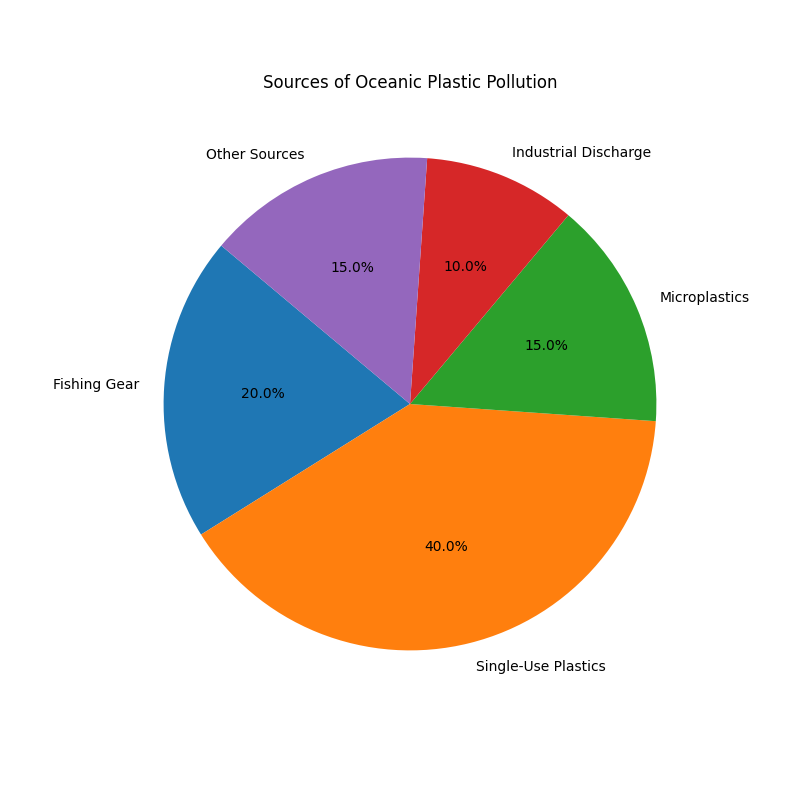

Recreate this plot in Python.
# pie_chart.py
import matplotlib.pyplot as plt

# Data
sources = ['Fishing Gear', 'Single-Use Plastics', 'Microplastics', 'Industrial Discharge', 'Other Sources']
percentages = [20, 40, 15, 10, 15]

# Plot
plt.figure(figsize=(8, 8))
plt.pie(percentages, labels=sources, autopct='%1.1f%%', startangle=140)
plt.title('Sources of Oceanic Plastic Pollution')
plt.savefig('pie_chart.png')
plt.show()
